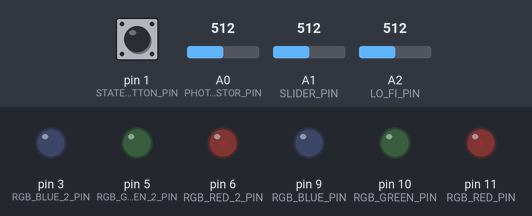
This sketch was run on a simulated Arduino Uno, built with avr-gcc and run on an emulated ATmega328P. On the bench: output pins drawn as LEDs (lit = HIGH). Inputs (shaded band) come from the test bench; at power-on: A0 (PHOTORESISTOR_PIN) = 512, pin 1 (STATE_BUTTON_PIN) HIGH, A1 (SLIDER_PIN) = 512, A2 (LO_FI_PIN) = 512.

Above: at 1.3 s.
1.4 s: A0 (PHOTORESISTOR_PIN) set to 716
At 1.8 s:
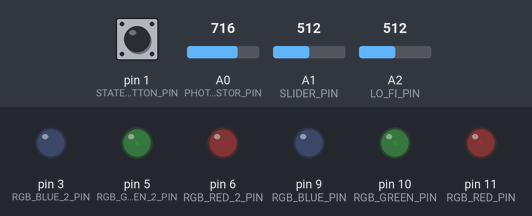
4.4 s: pin 1 (STATE_BUTTON_PIN) pulled LOW for 0.15 s
At 4.9 s:
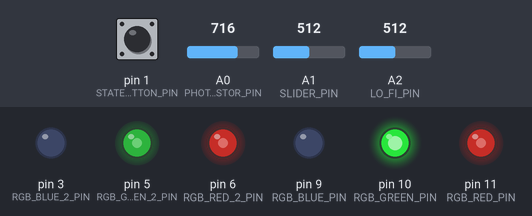
6.0 s: pin 1 (STATE_BUTTON_PIN) pulled LOW for 1 s
At 6.15 s:
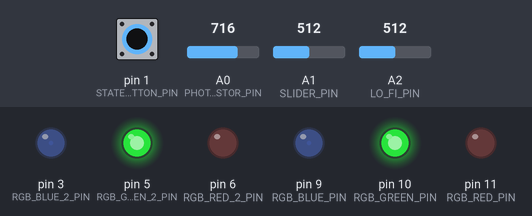
9.0 s: A1 (SLIDER_PIN) set to 760
12.0 s: pin 1 (STATE_BUTTON_PIN) pulled LOW for 0.15 s
At 12.22 s:
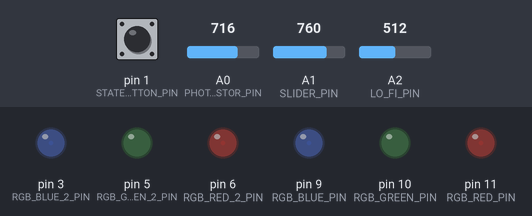
15.0 s: A0 (PHOTORESISTOR_PIN) set to 1010
Timing chart, 0 to 21.3 s (numbered marks = the images above; inputs shaded):
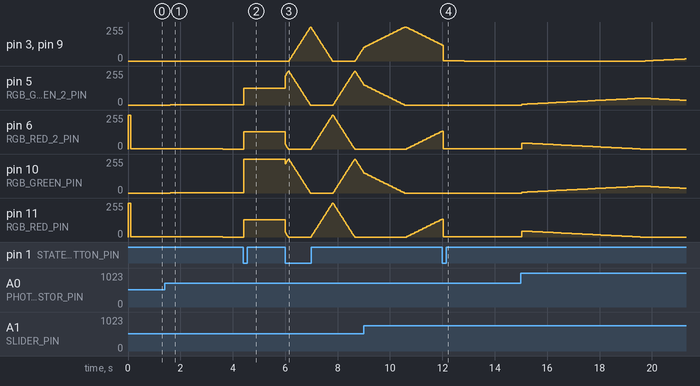

Measured:
- after the input at 1.4 s, pin 5 (RGB_GREEN_2_PIN), pin 10 (RGB_GREEN_PIN): 0/255 → 1/255 after 0.21 s instead of 1.2 s; pin 6 (RGB_RED_2_PIN), pin 11 (RGB_RED_PIN): 1/255 → 2/255 at once, → 1/255 0.60 s later, → 0/255 1.6 s later
- after the input at 4.4 s, pin 6 (RGB_RED_2_PIN), pin 11 (RGB_RED_PIN): 0/255 → 129/255 at once
- after the input at 12.0 s, pin 5 (RGB_GREEN_2_PIN), pin 10 (RGB_GREEN_PIN): stays 0/255 (without the input it goes to 5/255 after 1.3 s)

The sketch:

night_light.ino
```cpp
#include "src/PushButton/PushButton.h"

// Output pins for the RGB LEDs
const int RGB_RED_PIN = 11;
const int RGB_GREEN_PIN  = 10;
const int RGB_BLUE_PIN  = 9;
const int RGB_RED_2_PIN = 6;
const int RGB_GREEN_2_PIN = 5;
const int RGB_BLUE_2_PIN = 3;

// Pin for photoresistor input
const int PHOTORESISTOR_PIN = 0;

// Pin for slider input
const int SLIDER_PIN = 1;

// Pin for lo-fi input
const int LO_FI_PIN = 2;

// Pin for taking in mode-change inputs
const int STATE_BUTTON_PIN = 1;
PushButton stateButton(STATE_BUTTON_PIN);

const int DELAY_MS = 100; // delay in ms between changing colors
const int MAX_COLOR_VALUE = 255;

enum RGB{
  RED,
  GREEN,
  BLUE,
  NUM_COLORS
};

int _rgbLedValues[] = {255, 0, 0}; // Red, Green, Blue
enum RGB _curFadingUpColor = GREEN;
enum RGB _curFadingDownColor = RED;
const int FADE_STEP = 5;

// Used to track the state that the night light is in
int buttonState = 1;

void mode_1();
void mode_2();
void mode_3();

void setup() {
  // Set the RGB pins to output
  pinMode(RGB_RED_PIN, OUTPUT);
  pinMode(RGB_GREEN_PIN, OUTPUT);
  pinMode(RGB_BLUE_PIN, OUTPUT);
  pinMode(RGB_RED_2_PIN, OUTPUT);
  pinMode(RGB_GREEN_2_PIN, OUTPUT);
  pinMode(RGB_BLUE_2_PIN, OUTPUT);

  // Photoresistor input pin
  pinMode(PHOTORESISTOR_PIN, INPUT);

  // Slider pin
  pinMode(SLIDER_PIN, INPUT);

  // Lo-fi pin
  pinMode(LO_FI_PIN, INPUT);

  // State change button pin
  pinMode(STATE_BUTTON_PIN, INPUT_PULLUP);

  // Set initial color
  setColor(_rgbLedValues[RED], _rgbLedValues[GREEN], _rgbLedValues[BLUE]);
  delay(DELAY_MS);

  stateButton.setActiveLogic(LOW);
  // Debounce the mode change button with 10ms debounce time
  stateButton.setDebounceTime(10);
}

void loop() {
  // Update button state
  stateButton.update();
  // If mode button is clicked, switch to next mode
  if(stateButton.isClicked()){
    buttonState++;
    if(buttonState > 3) {
      buttonState = 1;
    }
  }

  // Activate mode 1
  if(buttonState == 1) {
    mode_1();
  }else if(buttonState == 2) { // Activate mode 2
    mode_2();
  }else{ // Activate mode 3
    mode_3();
  }
}

/*
  When in mode 1, the night light will crossfade 2 RGB LEDs, getting dimmer when
  in a brighter environment and brighter in a dark environment
*/
void mode_1()
{
  // Increment and decrement the RGB LED values for the current
  // fade up color and the current fade down color
  _rgbLedValues[_curFadingUpColor] += FADE_STEP;
  _rgbLedValues[_curFadingDownColor] -= FADE_STEP;

  // Check to see if we've reached our maximum color value for fading up
  // If so, go to the next fade up color (we go from RED to GREEN to BLUE
  // as specified by the RGB enum)
  // This fade code partially based on: https://gist.github.com/jamesotron/766994
  if(_rgbLedValues[_curFadingUpColor] > MAX_COLOR_VALUE){
    _rgbLedValues[_curFadingUpColor] = MAX_COLOR_VALUE;
    _curFadingUpColor = (RGB)((int)_curFadingUpColor + 1);

    if(_curFadingUpColor > (int)BLUE){
      _curFadingUpColor = RED;
    }
  }

  // Check to see if the current LED we are fading down has gotten to zero
  // If so, select the next LED to start fading down (again, we go from RED to
  // GREEN to BLUE as specified by the RGB enum)
  if(_rgbLedValues[_curFadingDownColor] < 0){
    _rgbLedValues[_curFadingDownColor] = 0;
    _curFadingDownColor = (RGB)((int)_curFadingDownColor + 1);

    if(_curFadingDownColor > (int)BLUE){
      _curFadingDownColor = RED;
    }
  }

  // Get photoresistor value
  int photoresistorVal = analogRead(PHOTORESISTOR_PIN);
  // We will make this the fraction of brightness we want
  int adjustVal = map(photoresistorVal, 0, 1023, 255, 1);

  // Set the color and then delay
  int redAdjust = (int)(_rgbLedValues[RED] * (1.0 / adjustVal));
  int greenAdjust = (int)(_rgbLedValues[GREEN] * (1.0 / adjustVal));
  int blueAdjust = (int)(_rgbLedValues[BLUE] * (1.0 / adjustVal));

  setColor(redAdjust, greenAdjust, blueAdjust);

  delay(DELAY_MS);
}

/*
  When in mode 2, twisting the dial at the middle will change the color
  of the night light. This change will remain static until the dial is
  turned again
*/
void mode_2()
{
  // Lo-fi
  int loFiVal = analogRead(LO_FI_PIN);
  Serial.println(loFiVal);
  // 900 = 1/3
  // 970 = half
  // 990 = 2/3
  int spectrum = 0;
  // Depending on where the dial is, change the color of the LEDs
  if(loFiVal < 900){
    spectrum =  map(loFiVal, 650, 900, 1, 51);
    setColor(255 - (FADE_STEP * spectrum), FADE_STEP * spectrum, 0);
  }else if(loFiVal < 990){
    spectrum =  map(loFiVal, 900, 990, 1, 51);
    setColor(0, 255 - (FADE_STEP * spectrum), FADE_STEP * spectrum);
  }else if(loFiVal < 1000){
    spectrum =  map(loFiVal, 990, 1000, 1, 51);
    setColor(FADE_STEP * spectrum, 0, 255 - (FADE_STEP * spectrum));
  }else{
    setColor(255, 0, 0);
  }
}

/*
  When in mode 3, adjusting the slider on the cat's ear will change the rate
  at which the RGB LEDs crossfade
*/
void mode_3()
{
  // Custom
  int sliderVal = analogRead(SLIDER_PIN);
  int delayTime = 0;
  // Depending on slider value, change the delay time before next loop
  if(sliderVal < 450){
    delayTime = map(sliderVal, 0, 450, 5, 10);
  }else if(sliderVal < 750){
    delayTime = map(sliderVal, 450, 750, 10, 40);
  }else{
    delayTime = map(sliderVal, 750, 850, 40, 150);
  }

  // Increment and decrement the RGB LED values for the current
  // fade up color and the current fade down color
  _rgbLedValues[_curFadingUpColor] += FADE_STEP;
  _rgbLedValues[_curFadingDownColor] -= FADE_STEP;

  // Check to see if we've reached our maximum color value for fading up
  // If so, go to the next fade up color (we go from RED to GREEN to BLUE
  // as specified by the RGB enum)
  // This fade code partially based on: https://gist.github.com/jamesotron/766994
  if(_rgbLedValues[_curFadingUpColor] > MAX_COLOR_VALUE){
    _rgbLedValues[_curFadingUpColor] = MAX_COLOR_VALUE;
    _curFadingUpColor = (RGB)((int)_curFadingUpColor + 1);

    if(_curFadingUpColor > (int)BLUE){
      _curFadingUpColor = RED;
    }
  }

  // Check to see if the current LED we are fading down has gotten to zero
  // If so, select the next LED to start fading down (again, we go from RED to
  // GREEN to BLUE as specified by the RGB enum)
  if(_rgbLedValues[_curFadingDownColor] < 0){
    _rgbLedValues[_curFadingDownColor] = 0;
    _curFadingDownColor = (RGB)((int)_curFadingDownColor + 1);

    if(_curFadingDownColor > (int)BLUE){
      _curFadingDownColor = RED;
    }
  }

  // Set the color and then delay
  setColor(_rgbLedValues[RED], _rgbLedValues[GREEN], _rgbLedValues[BLUE]);
  delay(delayTime);
}

/**
 * setColor takes in values between 0 - 255 for the amount of red, green, and blue, respectively
 * where 255 is the maximum amount of that color and 0 is none of that color. You can illuminate
 * all colors by intermixing different combinations of red, green, and blue
 *
 * This function is based on https://gist.github.com/jamesotron/766994
 */
void setColor(int red, int green, int blue)
{
  // Write the RGB values
  analogWrite(RGB_RED_PIN, red);
  analogWrite(RGB_GREEN_PIN, green);
  analogWrite(RGB_BLUE_PIN, blue);

  analogWrite(RGB_RED_2_PIN, red);
  analogWrite(RGB_GREEN_2_PIN, green);
  analogWrite(RGB_BLUE_2_PIN, blue);
}
```

PushButton.cpp
```cpp
// (licence header left out)
#include "PushButton.h"
#include <Arduino.h>

#define IDLE 0
#define ACTIVE 1
#define CLICKED 2
#define DOUBLE_CLICKED 3
#define RELEASED 4
#define FIRST_HELD 5
#define HELD 6

PushButton::PushButton(int pin)
{
	pin_ = pin;
	state_ = IDLE;
	debounced_ = true;
	doubleClickable_ = true;
	activeLogic_ = true;
	debounceTime_ = 10;
	holdTime_ = 2000;
	doubleClickTime_ = 300;
	lastClickTime_ = 0;
	lastReleaseTime_ = 0;
}

void PushButton::update()
{
	switch (state_)
	{
		case IDLE:
			if (debounced_)
			{
				if (isActive()) // Button clicked
				{
					if (doubleClickable_ && millis() - lastClickTime_ < doubleClickTime_)
					{
						state_ = DOUBLE_CLICKED;
					}
					else
					{
						state_ = CLICKED;
					}

					debounced_ = false;
					lastClickTime_ = millis();
				}
			}
			else if (millis() - lastReleaseTime_ > debounceTime_)
			{
				debounced_ = true;
			}
			break;

		case ACTIVE:
			if (debounced_) // Only check button again when it has been debounced
			{
				if (!isActive()) // Button not active, hence released
				{
					state_ = RELEASED;
				}
				else if (millis() - lastClickTime_ > holdTime_) // Button held
				{
					state_ = FIRST_HELD;
				}
			}
			else if (millis() - lastClickTime_ > debounceTime_) // Check if debounce time has passed
			{
				debounced_ = true;
			}
			break;

		case CLICKED:
		case DOUBLE_CLICKED:
			state_ = ACTIVE;
			break;

		case RELEASED:
			state_ = IDLE;
			debounced_ = false;
			lastReleaseTime_ = millis();
			break;

		case FIRST_HELD:
			state_ = HELD;
			break;

		case HELD:
			if (!isActive())
			{
				state_ = RELEASED;
			}
			break;

		default: // This should never execute
			state_ = IDLE;
			break;
	}
}

bool PushButton::isActive()
{
	return (digitalRead(pin_) == activeLogic_);
}

bool PushButton::isClicked()
{
	return (state_ == CLICKED);
}

bool PushButton::isDoubleClicked()
{
	if (doubleClickable_)
	{
		return (state_ == DOUBLE_CLICKED);
	}
	else
	{
		return false;
	}
}

bool PushButton::isHeld()
{
	return (state_ == FIRST_HELD);
}

bool PushButton::isReleased()
{
	return (state_ == RELEASED);
}

void PushButton::disableDoubleClick()
{
	doubleClickable_ = false;
}

void PushButton::enableDoubleClick()
{
	doubleClickable_ = true;
}

void PushButton::setDebounceTime(int ms)
{
	debounceTime_ = ms;
}

void PushButton::setHoldTime(int ms)
{
	holdTime_ = ms;
}

void PushButton::setDoubleClickTime(int ms)
{
	doubleClickTime_ = ms;
}

void PushButton::setActiveLogic(int high_or_low)
{
	activeLogic_ = high_or_low;
}
```

PushButton.h
```cpp
// (licence header left out)
#ifndef PUSHBUTTON_H
#define PUSHBUTTON_H

class PushButton
{
	public:
		PushButton(int pin);
		void update();
		bool isActive();
		bool isClicked();
		bool isDoubleClicked();
		bool isHeld();
		bool isReleased();
		void disableDoubleClick();
		void enableDoubleClick();
		void setDebounceTime(int ms);
		void setHoldTime(int ms);
		void setDoubleClickTime(int ms);
		void setActiveLogic(int high_or_low);
	private:
		int state_;
		long lastClickTime_;
		long lastReleaseTime_;
		int pin_;
		bool doubleClickable_;
		bool activeLogic_;
		bool debounced_;
		int debounceTime_;
		int holdTime_;
		int doubleClickTime_;
};

#endif
```
